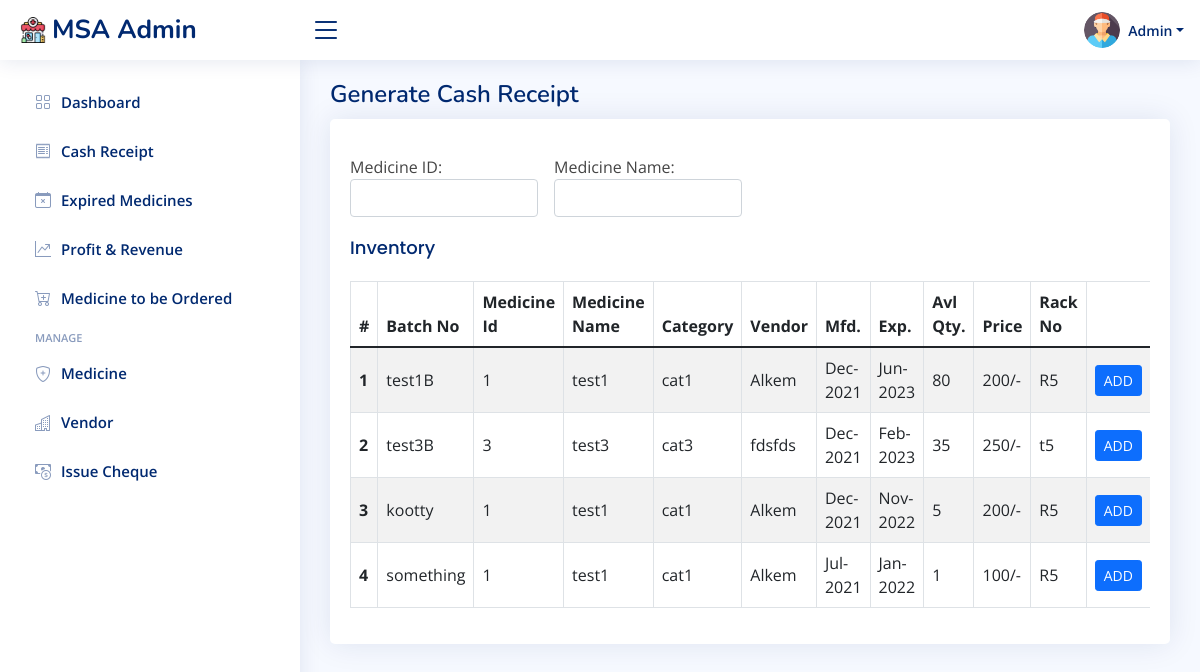
/cashReceipt.php (signed in), run on an earlier commit of the app's database.
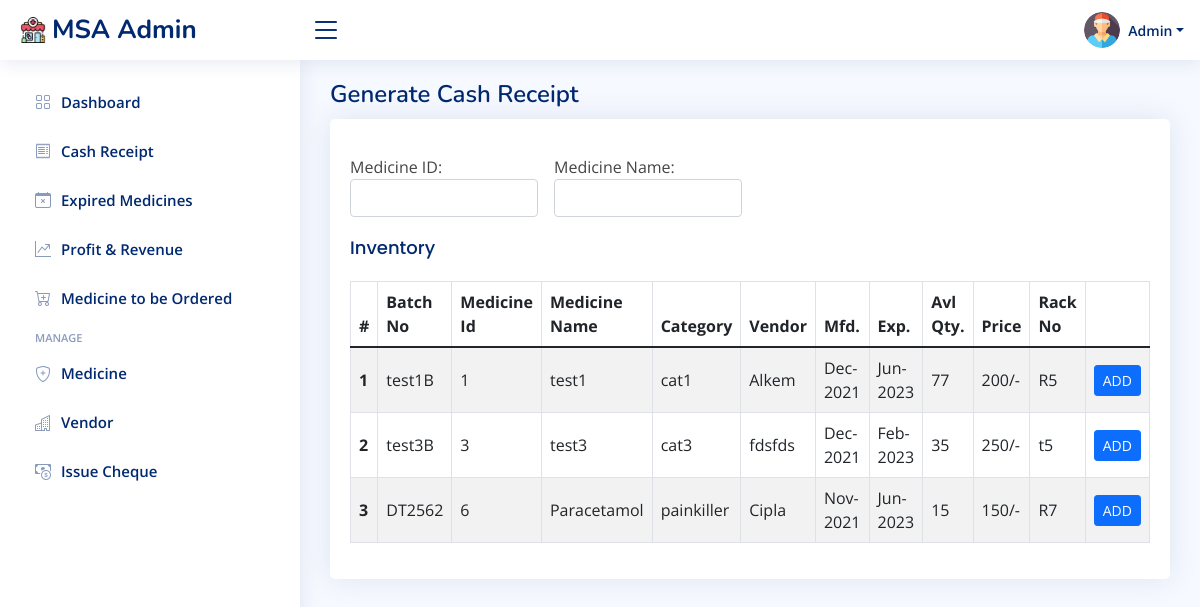
And on a later commit of the database.
### tables this page shows
CREATE TABLE `medicine_stock` (
  `medicine_stock_id` int(11) NOT NULL,
  `medicine_id` int(11) NOT NULL,
  `batch_no` varchar(50) NOT NULL,
  `mfg` date NOT NULL,
  `exp` date NOT NULL,
  `quantity` varchar(50) NOT NULL,
  `purchase_price` varchar(50) NOT NULL,
  `selling_price` varchar(50) NOT NULL
);

### cashReceipt.php (the view, shortened to what this page needs)
<?php
  require "assets/php/dbConnection.php";
?>
<!DOCTYPE html>
<html lang="en">
<head>
  <?php require "assets/php/head.php"; ?>
</head>
<body>
  <?php require "assets/php/nav.php"; ?>
  <?php require "assets/php/sidebar.php"; ?>
  <main id="main" class="main">
    <div class="pagetitle">
      <h1>Generate Cash Receipt</h1>
    </div>
      <div class="row">
        <div class="col-12">
          <div class="card">
            <div class="card-body" >
                <div class="row g-3" style="margin-top: 20px;">
                    <div class="col-md-4 col-lg-3 col-xxl-2">
                    Medicine ID: <input type="text" class="form-control" onkeyup="tableContents(this.value,1)" id="medicineId" required>
                    </div>
                    <div class="col-md-4 col-lg-3 col-xxl-2">
                    Medicine Name: <input type="text" class="form-control" onkeyup="tableContents(this.value,2)" id="medicineName" required>
                    </div>
                </div>
                <h5 class="card-title">Inventory</h5>
                <div style="overflow: auto;">
                    <table class="table table-striped table-bordered">
                      <thead>
                        <tr>
                          <th scope="col">#</th>
                          <th scope="col">Batch No</th>
                          <th scope="col">Medicine Id</th>
                          <th scope="col">Medicine Name</th>
                          <th scope="col">Category</th>
                          <th scope="col">Vendor</th>
                          <th scope="col">Mfd.</th>
                          <th scope="col">Exp.</th>
                          <th scope="col">Avl Qty.</th>
                          <th scope="col">Price</th>
                          <th scope="col">Rack No</th>
                          <th scope="col"></th>
                        </tr>
                      </thead>
                      <tbody id="tbody">
                        <?php
                          $sql="SELECT * FROM medicine_stock WHERE quantity!='0' AND exp>CURDATE()+INTERVAL 1 MONTH";
                          $result = $conn->query($sql);
                          $i=0;
                          while($row = $result->fetch_assoc()){
                            $sql2 = "SELECT * FROM medicine WHERE medicine_id=".$row["medicine_id"];
                            $result2 = $conn->query($sql2);
                            $row2 = $result2->fetch_assoc();
                            $sql3 = "SELECT name FROM vendor WHERE vendor_id=".$row2["vendor_id"];
                            $result3 = $conn->query($sql3);
                            $row3 = $result3->fetch_assoc();
                        ?>
                        <tr class="align-middle">
                          <th scope="row"><?php echo $i+1; ?></th>
                          <td><?php echo $medicineBatchNo[$i]=$row["batch_no"]; ?></td>
                          <td><?php echo $medicineId[$i]=$row["medicine_id"]; ?></td>
                          <td><?php echo $medicineName[$i]=$row2["name"]; ?></td>
                          <td><?php echo $medicineCategory[$i]=$row2["category"]; ?></td>
                          <td><?php echo $medicineVendor[$i]=$row3["name"]; ?></td>
                          <td><?php echo $medicineMfg[$i]=date_format(date_create($row["mfg"]),"M-Y"); ?></td>
                          <td><?php echo $medicineExp[$i]=date_format(date_create($row["exp"]),"M-Y"); ?></td>
                          <td><?php echo $medicineAvlQuantity[$i]=$row["quantity"]; ?></td>
                          <td><?php echo $medicineSPrice[$i]=$row["selling_price"]; ?>/-</td>
                          <td><?php echo $medicineRack[$i]=$row2["rack"]; ?></td>
                          <td>
                              <form method="POST" action="cashReceipt.php">
                                  <button type="submit" class="btn btn-primary btn-sm" name="add" value="<?php echo $row["batch_no"]; ?>">ADD</button>
                              </form>
                          </td>
                        </tr>
                        <?php
                          $i++;
                          }
                        ?>
                      </tbody>
                    </table>
                </div>
            </div>
          </div>
        </div>
  </main>
</body>
</html>

### assets/php/head.php (shortened to what this page needs)
<link href="assets/bootstrap/css/bootstrap.min.css" rel="stylesheet">
<link href="assets/bootstrap-icons/bootstrap-icons.css" rel="stylesheet">
<link href="assets/css/style.css" rel="stylesheet">

### assets/php/nav.php (shortened to what this page needs)
<header id="header" class="header fixed-top d-flex align-items-center">
    <div class="d-flex align-items-center justify-content-between">
      <a href="javascript:void(0)" class="logo d-flex align-items-center">
        <img src="assets/img/logo.png" alt="">
        <span class="d-none d-lg-block">MSA Admin</span>
      </a>
     <i class="bi bi-list toggle-sidebar-btn"></i>
    </div>
    <nav class="header-nav ms-auto">
      <ul class="d-flex align-items-center">
        <li class="nav-item dropdown pe-3">
          <a class="nav-link nav-profile d-flex align-items-center pe-0" href="#" data-bs-toggle="dropdown">
            <img src="assets/img/profile-img.jpg" alt="Profile" class="rounded-circle">
            <span class="d-none d-md-block dropdown-toggle ps-2"><?php echo $_SESSION["empName"]; ?></span>
          </a>
        </li>
      </ul>
    </nav>
  </header>

### assets/php/sidebar.php
<aside id="sidebar" class="sidebar">
  <ul class="sidebar-nav" id="sidebar-nav">
    <li class="nav-item">
      <a class="nav-link collapsed" href="dashboard.php">
        <i class="bi bi-grid"></i>
        <span>Dashboard</span>
      </a>
    </li>
    <li class="nav-item">
      <a class="nav-link collapsed" href="cashReceipt.php">
        <i class="bi bi-receipt"></i>
        <span>Cash Receipt</span>
      </a>
    </li>
    <li class="nav-item">
      <a class="nav-link collapsed" href="expiredMedicine.php">
        <i class="bi bi-calendar-x"></i>
        <span>Expired Medicines</span>
      </a>
    </li>
    <li class="nav-item">
      <a class="nav-link collapsed" href="profitAndRevenue.php">
        <i class="bi bi-graph-up-arrow"></i>
        <span>Profit & Revenue</span>
      </a>
    </li>
    <li class="nav-item">
      <a class="nav-link collapsed" href="medicineToBeOrdered.php">
        <i class="bi bi-cart-plus"></i>
        <span>Medicine to be Ordered</span>
      </a>
    </li>
    <li class="nav-heading">Manage</li>
    <li class="nav-item">
      <a class="nav-link collapsed" href="medicine.php">
        <i class="bi bi-shield-plus"></i>
        <span>Medicine</span>
      </a>
    </li>
    <li class="nav-item">
      <a class="nav-link collapsed" href="vendor.php">
      <i class="bi bi-building"></i>
        <span>Vendor</span>
      </a>
    </li>
    <li class="nav-item">
      <a class="nav-link collapsed" href="issueCheque.php">
        <i class="bi bi-cash-coin"></i>
        <span>Issue Cheque</span>
      </a>
    </li>
  </ul>
</aside>

### assets/css/style.css (style rules this page uses)
:root { scroll-behavior: smooth; }
body { font-family: "Open Sans", sans-serif; background: #f6f9ff; color: #444444; }
a { color: #4154f1; text-decoration: none; }
h1, h2, h3, h4, h5, h6 { font-family: "Nunito", sans-serif; }
#main { margin-top: 60px; padding: 20px 30px; transition: all 0.3s; }
.pagetitle { margin-bottom: 10px; }
.pagetitle h1 { font-size: 24px; margin-bottom: 0; font-weight: 600; color: #012970; }
.card { margin-bottom: 30px; border: none; border-radius: 5px; box-shadow: 0px 0 30px rgba(1, 41, 112, 0.1); overflow: hidden; }
.card-title { padding: 20px 0 15px 0; font-size: 18px; font-weight: 500; color: #012970; font-family: "Poppins", sans-serif; }
.card-body { padding: 0 20px 20px 20px; }
.logo { line-height: 1; }
@media (min-width: 1200px) { .logo { width: 280px; } }
.logo img { max-height: 26px; margin-right: 6px; }
.logo span { font-size: 26px; font-weight: 700; color: #012970; font-family: "Nunito", sans-serif; }
.header { transition: all 0.5s; z-index: 997; height: 60px; box-shadow: 0px 2px 20px rgba(1, 41, 112, 0.1); background-color: #fff; padding-left: 20px; }
.header .toggle-sidebar-btn { font-size: 32px; padding-left: 10px; cursor: pointer; color: #012970; }
.header-nav ul { list-style: none; }
.header-nav > ul { margin: 0; padding: 0; }
.header-nav .nav-profile { color: #012970; }
.header-nav .nav-profile img { max-height: 36px; }
.header-nav .nav-profile span { font-size: 14px; font-weight: 600; }
.sidebar { position: fixed; top: 60px; left: 0; bottom: 0; width: 300px; z-index: 996; transition: all 0.3s; padding: 20px; overflow-y: auto; scrollbar-width: thin; scrollbar-color: #aab7cf transparent; box-shadow: 0px 0px 20px rgba(1, 41, 112, 0.1); background-color: #fff; }
@media (min-width: 1200px) { #main, #footer { margin-left: 300px; } }
.sidebar-nav { padding: 0; margin: 0; list-style: none; }
.sidebar-nav li { padding: 0; margin: 0; list-style: none; }
.sidebar-nav .nav-item { margin-bottom: 5px; }
.sidebar-nav .nav-heading { font-size: 11px; text-transform: uppercase; color: #899bbd; font-weight: 600; margin: 10px 0 5px 15px; }
.sidebar-nav .nav-link { display: flex; align-items: center; font-size: 15px; font-weight: 600; color: #4154f1; transition: 0.3; background: #f6f9ff; padding: 10px 15px; border-radius: 4px; }
.sidebar-nav .nav-link i { font-size: 16px; margin-right: 10px; color: #4154f1; }
.sidebar-nav .nav-link.collapsed { color: #012970; background: #fff; }
.sidebar-nav .nav-link.collapsed i { color: #899bbd; }

What changed in the data, as far as the page shows it:
removed medicine_stock: batch_no "kootty", medicine_id "1", name "test1", category "cat1", name "Alkem", mfg "Dec-2021", exp "Nov-2022", quantity "5", selling_price "200", rack "R5"
removed medicine_stock: batch_no "something", medicine_id "1", name "test1", category "cat1", name "Alkem", mfg "Jul-2021", exp "Jan-2022", quantity "1", selling_price "100", rack "R5"
changed medicine_stock (number 1 of 3 on the later page): quantity "80" → "77"
added medicine_stock: batch_no "DT2562", medicine_id "6", name "Paracetamol", category "painkiller", name "Cipla", mfg "Nov-2021", exp "Jun-2023", quantity "15", selling_price "150", rack "R7"
